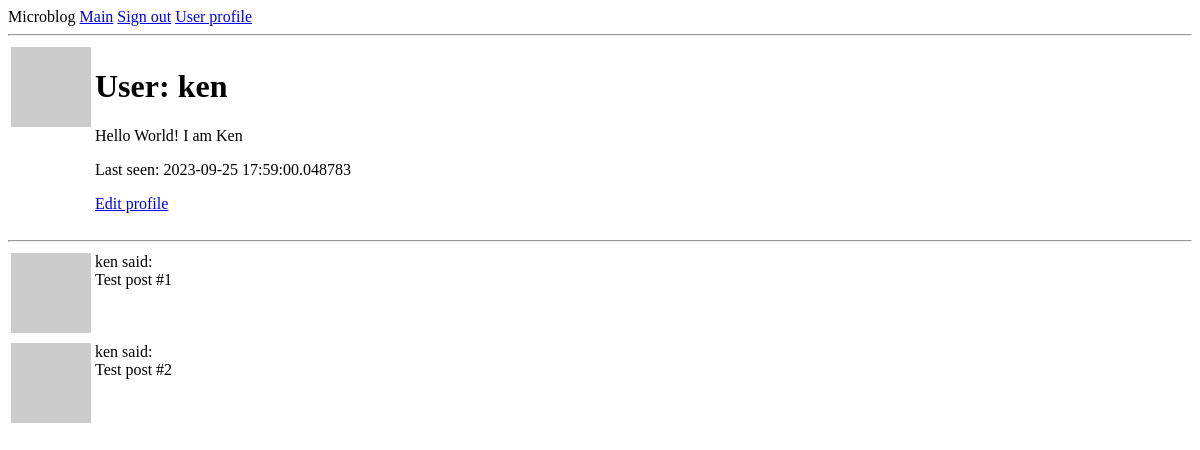
The app's page /user/ken (signed in), older data.
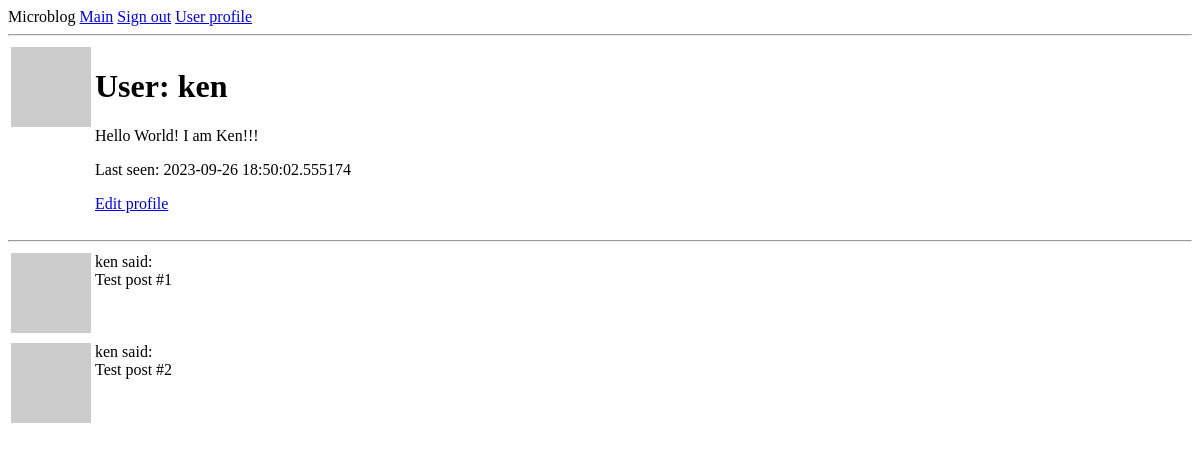
The same page, newer data.
### app/models.py (models this page shows, shortened)
class User(db.Model, UserMixin):
    id = db.Column(db.Integer, primary_key=True)
    username = db.Column(db.String(64), index = True, unique = True)
    email = db.Column(db.String(120), index = True, unique = True)
    password_hash = db.Column(db.String(128))
    posts = db.relationship('Post', backref='author', lazy='dynamic')
    about_me = db.Column(db.String(140))
    last_seen = db.Column(db.DateTime, default = datetime.utcnow)
    def avatar(self, size):
        digest = md5(self.email.lower().encode('utf-8')).hexdigest()
        return 'https://www.gravatar.com/avatar/{}?d=identicon&s={}'.format(digest, size)

### app/routes.py (the view)
@app.route('/user/<username>')
@login_required
def user(username):
    user = User.query.filter_by(username=username).first_or_404()
    posts = [
        {'author': user, 'body': 'Test post #1'},
        {'author': user, 'body': 'Test post #2'}
    ]
    return render_template('user.html', user=user, posts=posts)

### app/models.py (called while the page is built)
@login.user_loader
def load_user(id):
    return User.query.get(int(id))

### app/routes.py (called while the page is built)
@app.before_request
def before_request():
    if current_user.is_authenticated:
        current_user.last_seen = datetime.utcnow()
        db.session.commit()

### app/templates/user.html
{% extends 'base.html' %}
{% block content %}
    <table>
        <tr valign="top">
            <td><img src="{{ user.avatar(164) }}"></td>
            <td>
                <h1>User: {{ user.username }}</h1>
                {% if user.about_me %}<p>{{ user.about_me }}</p>{% endif %}
                {% if user.last_seen %}<p>Last seen: {{ user.last_seen }}</p>{% endif %}
                {% if user == current_user %}
                <p><a href="{{ url_for('edit_profile') }}">Edit profile</a></p>
                {% endif %}
            </td>
        </tr>
    </table>
    <hr>
    {% for post in posts %}
        {% include '_post.html' %}
    {% endfor %}
{% endblock %}

### app/templates/base.html (shortened to what this page needs)
<!DOCTYPE html>
<html lang="en">
<head>
</head>
<body>
    <div>Microblog
        <a href="{{ url_for('index') }}">Main</a>
        {% if current_user.is_anonymous %}
        <a href="{{ url_for('login') }}">Sign in</a>
        {% else %}
        <a href="{{ url_for('logout') }}">Sign out</a>
        <a href="{{ url_for('user', username=current_user.username) }}">User profile</a>
        {% endif %}
    </div>
    <hr>
    {% block content %}
    {% endblock %}
</body>
</html>

### app/templates/_post.html
<table>
    <tr valign='top'>
        <td><img src="{{ post.author.avatar(32) }}"></td>
        <td>{{ post.author.username }} said: <br> {{ post.body }}</td>
    </tr>
</table>

Row changes from the older to the newer data that the page shows:
changed User "ken": about_me "Hello World! I am Ken" → "Hello World! I am Ken!!!"; last_seen "2023-09-25 17:59:00.048783" → "2023-09-26 18:50:02.555174"
